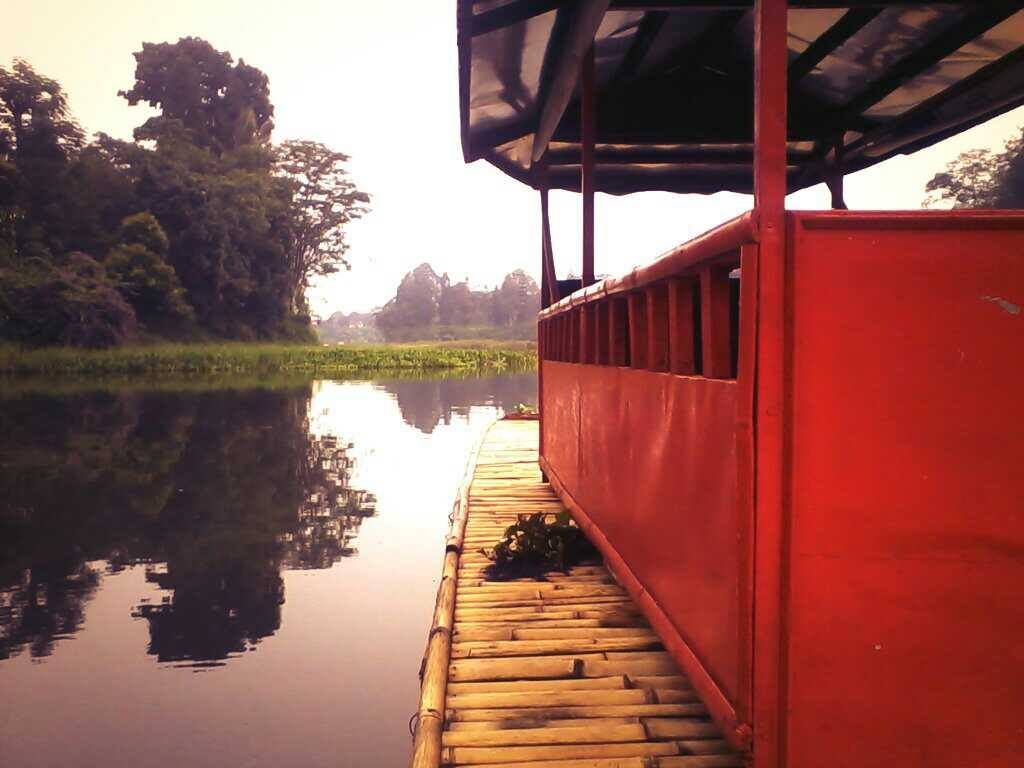
#> input picture data/lido-lake-bogor-2013-raja-david.jpg, 1024 x 768 px
$ python _14_feature_matching.py
#> lines starting #> are read from the running program, lines starting #| are printed output that depends on the picture
# Run command: python _14_feature_matching.py
# We are going to implement object recognition by finding NEARLY identical
# regions of an image that match a template we provide.

# The template does not need to be the same lighting, angle, rotation, etc.
# Further reading:
# https://docs.opencv.org/master/dc/dc3/tutorial_py_matcher.html
# https://docs.opencv.org/master/d1/de0/tutorial_py_feature_homography.html

# Importing libraries as shortcut
# import numpy as np
import cv2
import matplotlib.pyplot as plt

img1 = cv2.imread('../data/lido-lake-bogor-2013-raja-david.jpg', 0)  # queryImage
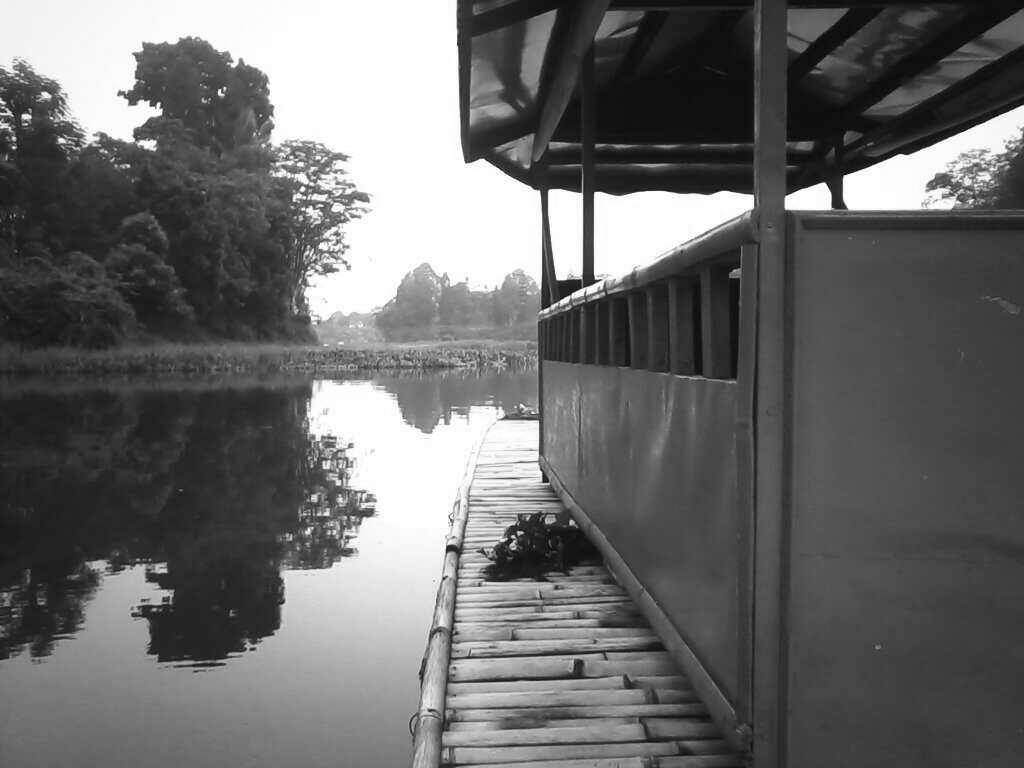
#> img1: shape (768, 1024); min 0, max 255, mean 106.1
img2 = cv2.imread('../data/lido-lake-tree-rotated-pattern.png', 0)   # trainImage
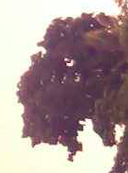
#> input picture data/lido-lake-tree-rotated-pattern.png, 128 x 173 px
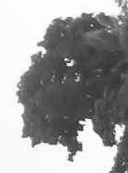
#> img2: shape (173, 128); min 19, max 255, mean 156

# Initiate ORB detector
orb = cv2.ORB_create()

# Find the keypoints and descriptors with ORB
keypoint1, descriptor1 = orb.detectAndCompute(img1, None)
#> keypoint1 = 500 keypoints; strongest (x, y, size): (597, 278, 31), (596, 192, 37.2), (821, 186, 111.1), (595, 278, 31)
keypoint2, descriptor2 = orb.detectAndCompute(img2, None)
#> keypoint2 = 101 keypoints; strongest (x, y, size): (69, 62, 31), (67, 64, 31), (82, 126, 37.2), (79, 132, 37.2)

# Create Brute-Force Matcher object
bf = cv2.BFMatcher(cv2.NORM_HAMMING, crossCheck=True)

# Match descriptors
matches = bf.match(descriptor1, descriptor2)
#> matches = 48 matches

# Sort them in the order of their distance
matches = sorted(matches, key=lambda x: x.distance)

# Draw first 10 matches
img3 = cv2.drawMatches(img1, keypoint1, img2, keypoint2, matches[:10], None, flags=2)
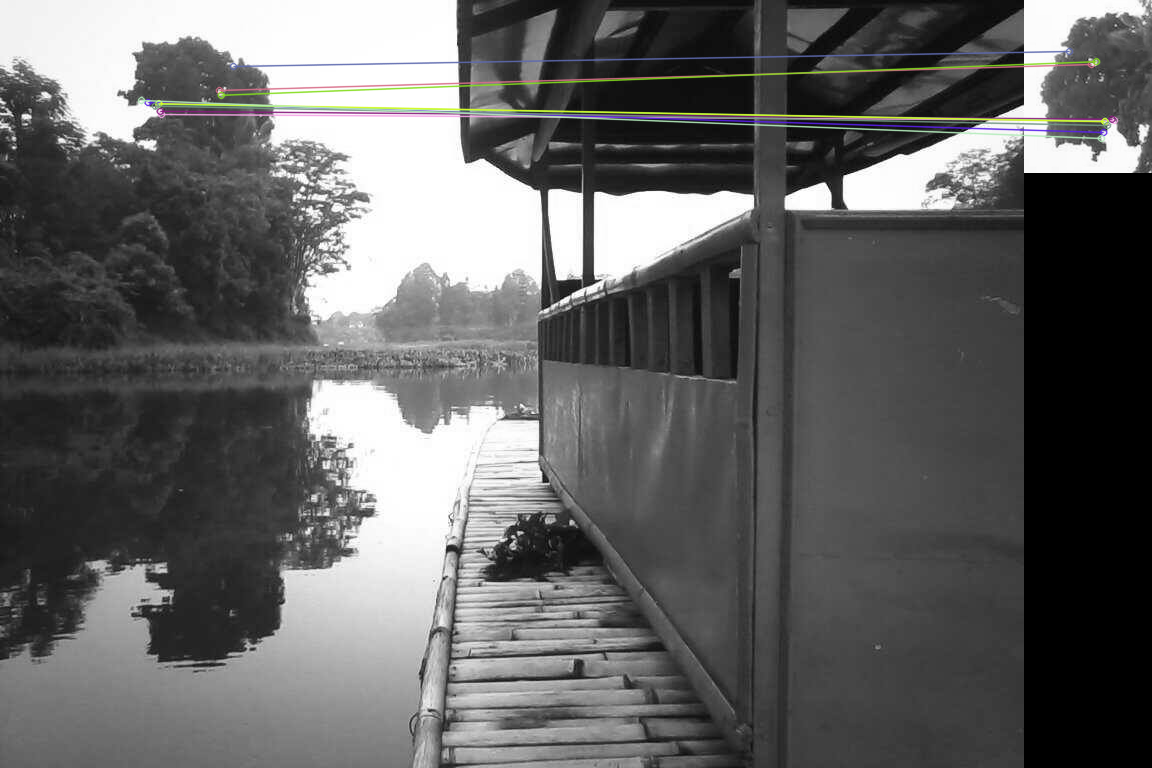
#> img3: shape (768, 1152, 3); mean of channels 0, 1, 2 98.6, 98.8, 98.8; drawn as B, G, R

# Show the image using matplotlib
plt.imshow(img3)
plt.show()

# Wait until any key is pressed
cv2.waitKey(0)

# Close everything
cv2.destroyAllWindows()
